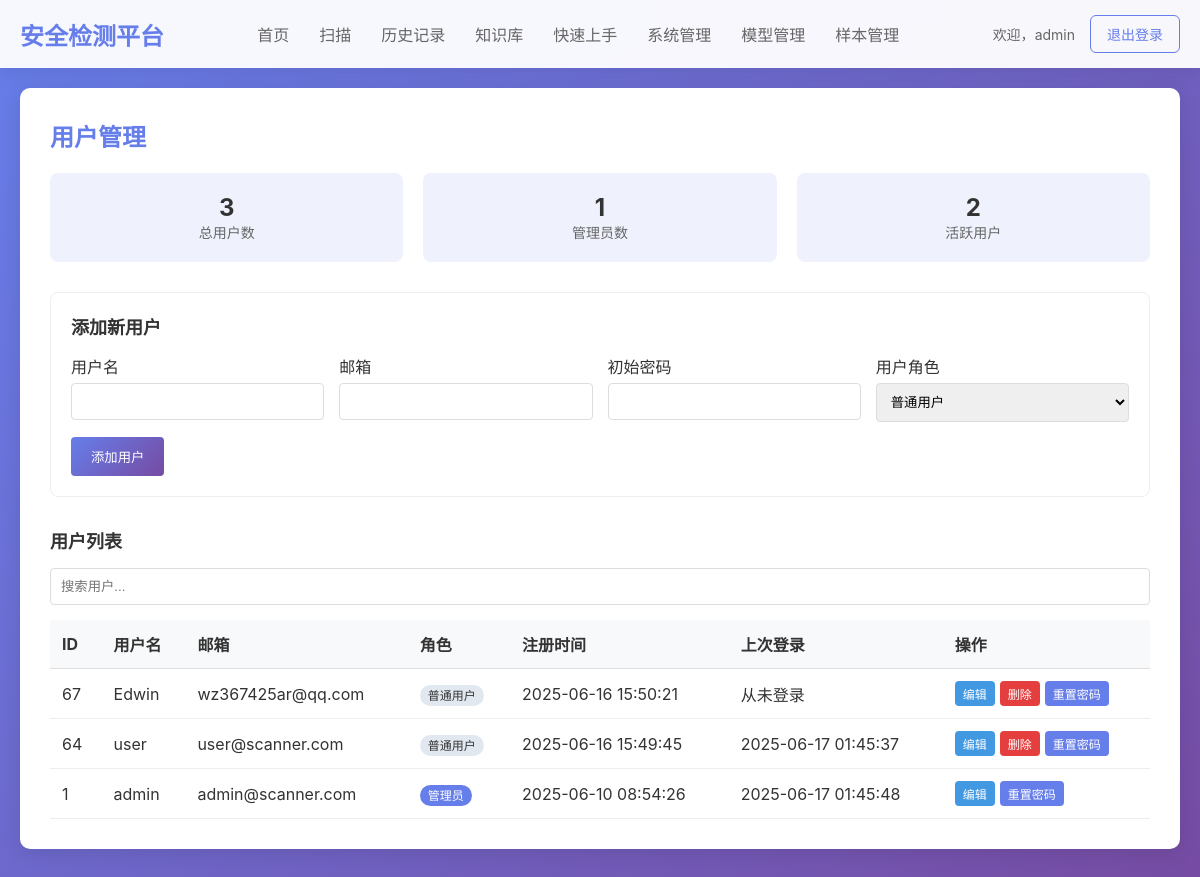
/admin/users (signed in), run on an earlier commit of the app's database.
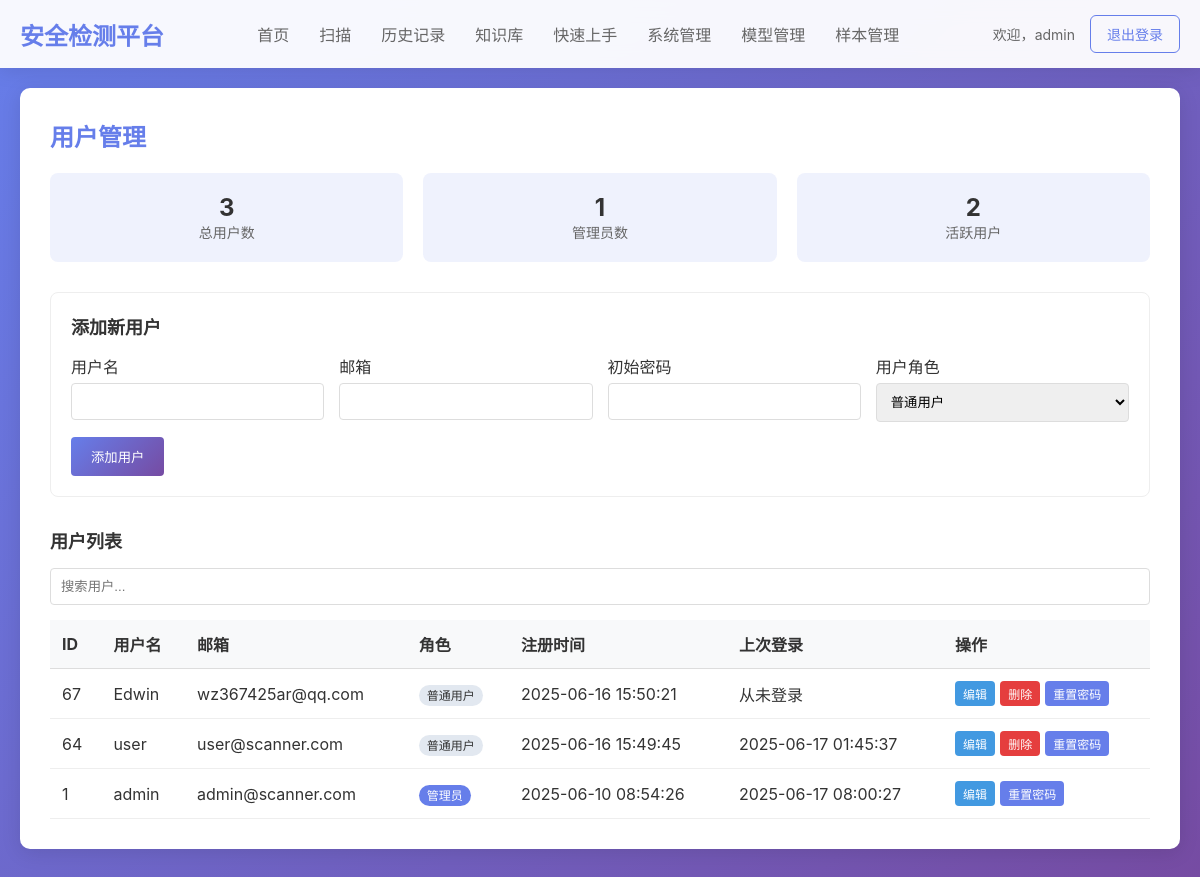
And on a later commit of the database.
### tables this page shows
CREATE TABLE users (
            id INTEGER PRIMARY KEY AUTOINCREMENT,
            username TEXT UNIQUE NOT NULL,
            email TEXT UNIQUE NOT NULL,
            password_hash TEXT NOT NULL,
            role TEXT DEFAULT 'user',
            created_at TIMESTAMP DEFAULT CURRENT_TIMESTAMP,
            last_login TIMESTAMP
        );

### app/routes/admin.py (the view)
@admin_bp.route('/users')
@login_required
@admin_required
def user_management():
    conn = sqlite3.connect(Config.DATABASE_PATH)
    conn.row_factory = sqlite3.Row
    cursor = conn.cursor()
    cursor.execute('SELECT * FROM users ORDER BY created_at DESC')
    users = cursor.fetchall()
    cursor.execute('SELECT COUNT(*) FROM users')
    total_users = cursor.fetchone()[0]
    cursor.execute('SELECT COUNT(*) FROM users WHERE role = "admin"')
    admin_count = cursor.fetchone()[0]
    thirty_days_ago = datetime.now() - timedelta(days=30)
    cursor.execute('SELECT COUNT(*) FROM users WHERE last_login > ?',
                  (thirty_days_ago.strftime('%Y-%m-%d %H:%M:%S'),))
    active_users = cursor.fetchone()[0]
    conn.close()
    form = ScanForm()
    return render_template('user_management.html',
                          users=users,
                          total_users=total_users,
                          admin_count=admin_count,
                          active_users=active_users,
                          form=form)

### app/utils/forms.py
class ScanForm(FlaskForm):
    scan_file = FileField('选择要扫描的文件', validators=[DataRequired()])
    fetch_packages = BooleanField('同时抓取最新包进行检测')
    submit = SubmitField('开始扫描')

### app/__init__.py (called while the page is built)
def create_app(config_class=Config):
    app = Flask(__name__)
    app.config.from_object(config_class)
    csrf.init_app(app)
    @app.context_processor
    def inject_csrf_token():
        from flask_wtf.csrf import generate_csrf
        return dict(csrf_token=generate_csrf)
    os.makedirs(app.config['UPLOAD_FOLDER'], exist_ok=True)
    os.makedirs('static/reports', exist_ok=True)
    from app.models.db_models import init_db
    init_db()
    from app.routes.auth import auth_bp
    from app.routes.admin import admin_bp
    from app.routes.scan import scan_bp
    from app.routes.user import user_bp
    app.register_blueprint(auth_bp)
    app.register_blueprint(admin_bp)
    app.register_blueprint(scan_bp)
    app.register_blueprint(user_bp)
    return app

### app/utils/__init__.py (called while the page is built)
def login_required(view):
    @wraps(view)
    def wrapped_view(*args, **kwargs):
        if 'user_id' not in session:
            flash('请先登录', 'error')
            return redirect(url_for('auth.login'))
        return view(*args, **kwargs)
    return wrapped_view

def admin_required(view):
    @wraps(view)
    def wrapped_view(*args, **kwargs):
        if 'user_id' not in session:
            flash('请先登录', 'error')
            return redirect(url_for('auth.login'))
        if session.get('role') != 'admin':
            flash('需要管理员权限', 'error')
            return redirect(url_for('user.index'))
        return view(*args, **kwargs)
    return wrapped_view

### app/templates/user_management.html (shortened to what this page needs)
{% extends "base.html" %}
{% block content %}
<div class="user-management-container" style="background: white; padding: 30px; border-radius: 10px; box-shadow: 0 4px 20px rgba(0,0,0,0.1); margin-bottom: 30px;">
    <h2 style="margin-bottom: 20px; color: #667eea;">用户管理</h2>
    <div style="display: flex; gap: 20px; margin-bottom: 30px; flex-wrap: wrap;">
        <div style="background: rgba(102, 126, 234, 0.1); padding: 20px; border-radius: 8px; min-width: 150px; text-align: center; flex: 1;">
            <div style="font-size: 24px; font-weight: bold;">{{ total_users }}</div>
            <div style="color: #666; font-size: 14px;">总用户数</div>
        </div>
        <div style="background: rgba(102, 126, 234, 0.1); padding: 20px; border-radius: 8px; min-width: 150px; text-align: center; flex: 1;">
            <div style="font-size: 24px; font-weight: bold;">{{ admin_count }}</div>
            <div style="color: #666; font-size: 14px;">管理员数</div>
        </div>
        <div style="background: rgba(102, 126, 234, 0.1); padding: 20px; border-radius: 8px; min-width: 150px; text-align: center; flex: 1;">
            <div style="font-size: 24px; font-weight: bold;">{{ active_users }}</div>
            <div style="color: #666; font-size: 14px;">活跃用户</div>
        </div>
    </div>
    <div style="margin-bottom: 30px; padding: 20px; border: 1px solid #eee; border-radius: 8px;">
        <h3 style="margin-bottom: 15px; font-size: 18px;">添加新用户</h3>
        <form method="POST" action="{{ url_for('admin.add_user') }}">
            <div style="display: grid; grid-template-columns: repeat(auto-fit, minmax(200px, 1fr)); gap: 15px; margin-bottom: 15px;">
                <div>
                    <label style="display: block; margin-bottom: 5px; font-weight: 500;">用户名</label>
                    <input type="text" name="username" required style="width: 100%; padding: 10px; border: 1px solid #ddd; border-radius: 4px;">
                </div>
                <div>
                    <label style="display: block; margin-bottom: 5px; font-weight: 500;">邮箱</label>
                    <input type="email" name="email" required style="width: 100%; padding: 10px; border: 1px solid #ddd; border-radius: 4px;">
                </div>
                <div>
                    <label style="display: block; margin-bottom: 5px; font-weight: 500;">初始密码</label>
                    <input type="password" name="password" required style="width: 100%; padding: 10px; border: 1px solid #ddd; border-radius: 4px;">
                </div>
                <div>
                    <label style="display: block; margin-bottom: 5px; font-weight: 500;">用户角色</label>
                    <select name="role" style="width: 100%; padding: 10px; border: 1px solid #ddd; border-radius: 4px;">
                        <option value="user">普通用户</option>
                    </select>
                </div>
            </div>
            <button type="submit" style="background: linear-gradient(135deg, #667eea 0%, #764ba2 100%); color: white; padding: 10px 20px; border: none; border-radius: 4px; cursor: pointer;">添加用户</button>
        </form>
    </div>
    <div>
        <h3 style="margin-bottom: 15px; font-size: 18px;">用户列表</h3>
        <div style="margin-bottom: 15px;">
            <input type="text" id="userSearchInput" placeholder="搜索用户..." style="width: 100%; padding: 10px; border: 1px solid #ddd; border-radius: 4px;" onkeyup="filterUsers()">
        </div>
        <div style="overflow-x: auto;">
            <table style="width: 100%; border-collapse: collapse; text-align: left;" id="userTable">
                <thead>
                    <tr style="background: #f8f9fa;">
                        <th style="padding: 12px; border-bottom: 1px solid #ddd;">ID</th>
                        <th style="padding: 12px; border-bottom: 1px solid #ddd;">用户名</th>
                        <th style="padding: 12px; border-bottom: 1px solid #ddd;">邮箱</th>
                        <th style="padding: 12px; border-bottom: 1px solid #ddd;">角色</th>
                        <th style="padding: 12px; border-bottom: 1px solid #ddd;">注册时间</th>
                        <th style="padding: 12px; border-bottom: 1px solid #ddd;">上次登录</th>
                        <th style="padding: 12px; border-bottom: 1px solid #ddd;">操作</th>
                    </tr>
                </thead>
                <tbody>
                    {% for user in users %}
                    <tr>
                        <td style="padding: 12px; border-bottom: 1px solid #eee;">{{ user.id }}</td>
                        <td style="padding: 12px; border-bottom: 1px solid #eee;">{{ user.username }}</td>
                        <td style="padding: 12px; border-bottom: 1px solid #eee;">{{ user.email }}</td>
                        <td style="padding: 12px; border-bottom: 1px solid #eee;">
                            {% if user.role == 'admin' %}
                            <span style="background: #667eea; color: white; padding: 3px 8px; border-radius: 12px; font-size: 12px;">管理员</span>
                            {% else %}
                            <span style="background: #e2e8f0; color: #333; padding: 3px 8px; border-radius: 12px; font-size: 12px;">普通用户</span>
                            {% endif %}
                        </td>
                        <td style="padding: 12px; border-bottom: 1px solid #eee;">{{ user.created_at }}</td>
                        <td style="padding: 12px; border-bottom: 1px solid #eee;">{{ user.last_login or '从未登录' }}</td>
                        <td style="padding: 12px; border-bottom: 1px solid #eee;">
                            <div style="display: flex; gap: 5px;">
                                <a href="{{ url_for('admin.edit_user', user_id=user.id) }}" style="text-decoration: none; background: #4299e1; color: white; padding: 4px 8px; border-radius: 4px; font-size: 12px;">编辑</a>
                                {% if user.username != 'admin' %}
                                <form method="POST" action="{{ url_for('admin.delete_user', user_id=user.id) }}" onsubmit="return confirm('确定要删除此用户吗？');">
                                    <button type="submit" style="background: #e53e3e; color: white; border: none; padding: 4px 8px; border-radius: 4px; cursor: pointer; font-size: 12px;">删除</button>
                                </form>
                                {% endif %}
                                <form method="POST" action="{{ url_for('admin.reset_password', user_id=user.id) }}">
                                    <button type="submit" style="background: #667eea; color: white; border: none; padding: 4px 8px; border-radius: 4px; cursor: pointer; font-size: 12px;">重置密码</button>
                                </form>
                            </div>
                        </td>
                    </tr>
                    {% endfor %}
                </tbody>
            </table>
        </div>
    </div>
</div>
{% endblock %}

### app/templates/base.html (shortened to what this page needs)
<!DOCTYPE html>
<html lang="zh-CN">
<head>
</head>
<body>
    {% if session.user_id %}
    <nav class="navbar">
        <div class="navbar-content">
            <a href="{{ url_for('user.index') }}" class="logo">安全检测平台</a>
            <ul class="nav-links">
                <li><a href="{{ url_for('user.index') }}" {% if request.path == '/' %}class="active"{% endif %}>首页</a></li>
                <li><a href="{{ url_for('scan.scan') }}" {% if request.path == '/scan' %}class="active"{% endif %}>扫描</a></li>
                <li><a href="{{ url_for('user.history') }}" {% if request.path == '/history' %}class="active"{% endif %}>历史记录</a></li>
                <li><a href="{{ url_for('user.knowledge') }}" {% if request.path == '/knowledge' %}class="active"{% endif %}>知识库</a></li>
                <li><a href="{{ url_for('user.guide') }}" {% if request.path == '/guide' %}class="active"{% endif %}>快速上手</a></li>
                {% if session.role == 'admin' %}
                <li><a href="{{ url_for('admin.admin') }}" class="{% if request.endpoint == 'admin' %}active{% endif %}">系统管理</a></li>
                <li><a href="{{ url_for('admin.model_management') }}" class="{% if request.endpoint == 'model_management' %}active{% endif %}">模型管理</a></li>
                <li><a href="{{ url_for('admin.sample_management') }}" class="{% if request.endpoint == 'sample_management' %}active{% endif %}">样本管理</a></li>
                {% endif %}
            </ul>
            <div class="user-menu">
                <span class="user-info">欢迎，{{ session.username }}</span>
                <a href="{{ url_for('auth.logout') }}" class="btn btn-outline">退出登录</a>
            </div>
        </div>
    </nav>
    {% endif %}
    <div class="container">
        {% block content %}{% endblock %}
    </div>
</body>
</html>

### app/templates/base.html (style rules this page uses)
* { margin: 0; padding: 0; box-sizing: border-box; }
body { font-family: 'Microsoft YaHei', -apple-system, BlinkMacSystemFont, 'Segoe UI', sans-serif; background: linear-gradient(135deg, #667eea 0%, #764ba2 100%); min-height: 100vh; color: #333; }
.navbar { background: rgba(255, 255, 255, 0.95); backdrop-filter: blur(10px); padding: 15px 0; box-shadow: 0 2px 20px rgba(0,0,0,0.1); position: sticky; top: 0; z-index: 100; }
.navbar-content { max-width: 1200px; margin: 0 auto; padding: 0 20px; display: flex; justify-content: space-between; align-items: center; }
.logo { font-size: 24px; font-weight: 700; color: #667eea; text-decoration: none; }
.nav-links { display: flex; gap: 30px; list-style: none; }
.nav-links a { color: #666; text-decoration: none; font-weight: 500; transition: color 0.3s ease; }
.user-menu { display: flex; align-items: center; gap: 15px; }
.user-info { color: #666; font-size: 14px; }
.btn { padding: 8px 16px; border: none; border-radius: 6px; text-decoration: none; font-size: 14px; font-weight: 500; cursor: pointer; transition: all 0.3s ease; display: inline-block; }
.btn-outline { background: transparent; color: #667eea; border: 1px solid #667eea; }
.container { max-width: 1200px; margin: 0 auto; padding: 20px; }

What changed in the data, as far as the page shows it:
changed users "admin": last_login "2025-06-17 01:45:48" → "2025-06-17 08:00:27"
